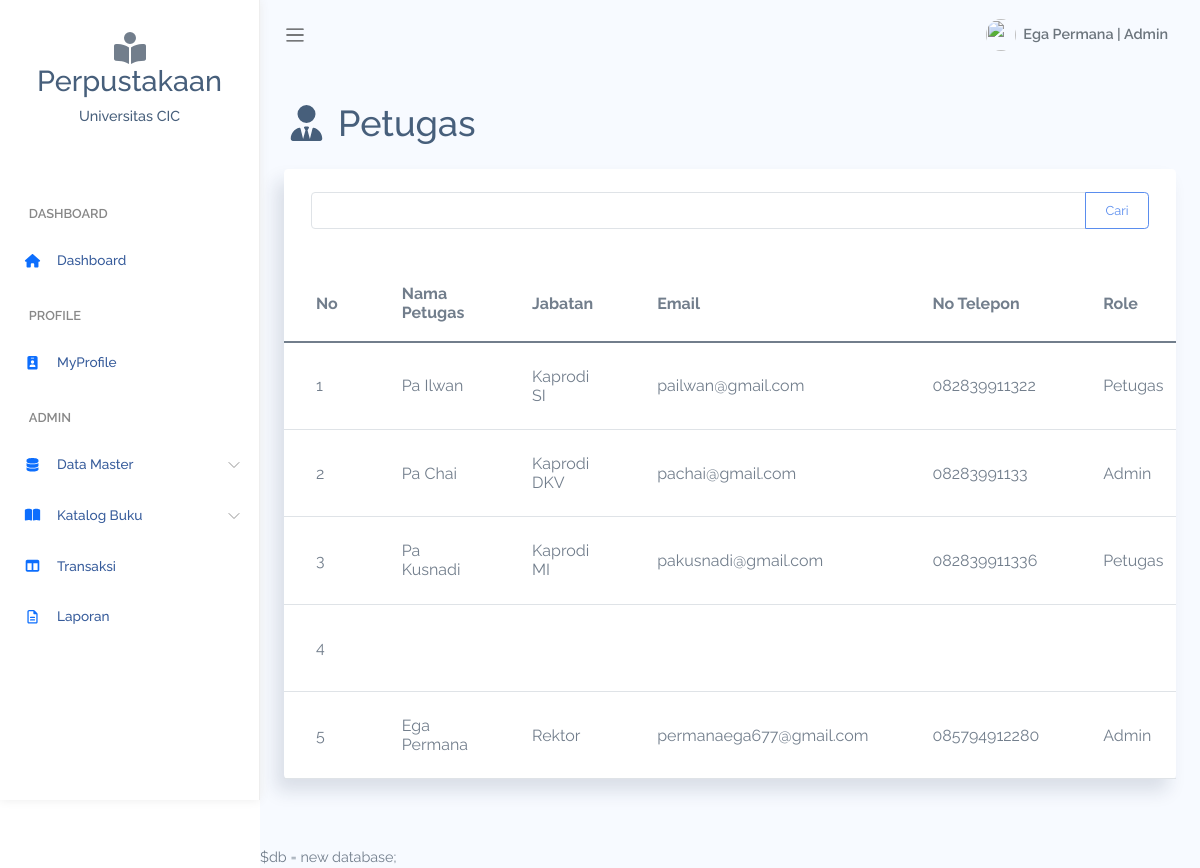
Page /Admin/dataPetugas.php (signed in) on the committed database.
### tables this page shows
CREATE TABLE `petugas` (
  `id_petugas` int(11) NOT NULL,
  `nama_petugas` varchar(50) NOT NULL,
  `password` varchar(333) NOT NULL,
  `jabatan_petugas` varchar(50) NOT NULL,
  `email` varchar(100) NOT NULL,
  `no_telp` varchar(50) NOT NULL,
  `role` varchar(50) NOT NULL,
  `foto` text NOT NULL
);

### database.php (called while the page is built, shortened)
<?php
class database
{
    private $host = "localhost";
    private $user = "root";
    private $pas = "";
    private $db = "perpustakaan";
    private $koneksi = "";
    public function __construct()
    {
        $this->koneksi = mysqli_connect($this->host, $this->user, $this->pas, $this->db);
    }
    public function dataPetugas()
    {
        if (isset($_POST['cari'])) {
            $cari = $_POST['cari'];
            $query = mysqli_query($this->koneksi, "SELECT * FROM petugas WHERE petugas.nama_petugas LIKE '%$cari%' OR petugas.role LIKE '%$cari%'");
            while ($row = mysqli_fetch_array($query)) {
                $data[] = $row;
            }
            return $data;
        } else {
            $query = mysqli_query($this->koneksi, "SELECT * FROM petugas");
            while ($row = mysqli_fetch_array($query)) {
                $data[] = $row;
            }
            return $data;
        }
    }
}

### Admin/dataPetugas.php (the view, shortened to what this page needs)
<?php
require_once '../database.php';
class menu
{
    function __construct()
    {
        require_once "menu.php";
    }
}
$db = new database;
$data = $db->dataPetugas();
?>
<!DOCTYPE html>
<html lang="en">
<head>
    <link rel="stylesheet" href="../assets/css/bootstrap.css">
    <link rel="stylesheet" href="../assets/vendors/chartjs/Chart.min.css">
    <link rel="stylesheet" href="../assets/vendors/perfect-scrollbar/perfect-scrollbar.css">
    <link rel="stylesheet" href="../assets/css/app.css">
</head>
<body>
    <div id="app">
        <div class="main-content container-fluid">
            <h1 class="mb-4">
                <i class="fa-solid fa-fw fa-user-tie"></i> Petugas
            </h1>
            <div class="row" id="table-hover">
                <div class="col-12">
                    <div class="card">
                        <div class="card-content">
                            <div class="card-body">
                                <div class="row">
                                    <div class="col-12">
                                        <form action="" method="post">
                                            <div class="input-group">
                                                <input type="text" name="cari" class="form-control" aria-label="Recipient's username" aria-describedby="button-addon2">
                                                <button class="btn btn-outline-primary btn-sm" type="submit" id="button-addon2">Cari</button>
                                            </div>
                                        </form>
                                    </div>
                                </div>
                            </div>
                            <div class="table-responsive">
                                <table class="table table-hover mb-0">
                                    <thead>
                                        <tr>
                                            <th>No</th>
                                            <th>Nama Petugas</th>
                                            <th>Jabatan</th>
                                            <th>Email</th>
                                            <th>No Telepon</th>
                                            <th>Role</th>
                                        </tr>
                                    </thead>
                                    <tbody>
                                        <?php
                                        $no = 1;
                                        foreach ($data as $row) :
                                        ?>
                                            <tr>
                                                <td><?= $no++; ?></td>
                                                <td><?= $row['nama_petugas']; ?></td>
                                                <td><?= $row['jabatan_petugas']; ?></td>
                                                <td><?= $row['email']; ?></td>
                                                <td><?= $row['no_telp']; ?></td>
                                                <td><?= $row['role']; ?></td>
                                            </tr>
                                        <?php endforeach; ?>
                                    </tbody>
                                </table>
                            </div>
                        </div>
                    </div>
                </div>
            </div>
        </div>
        <?php require_once 'formTambah.php'; ?>
    </div>
</body>
</html>

### assets/css/app.css (style rules this page uses)
* { font-family:Raleway }
#app { position:relative }
#main .main-content { padding:2rem 1.5rem }
a,button { outline:0 }
.card { box-shadow:-8px 12px 18px 0 rgba(25,42,70,.13);margin-bottom:2.2rem }
.card .card-content { position:relative }
.card .card-body { padding:1.4rem 1.7rem }
.dataTable-table td,.dataTable-table thead th,.table td,.table thead th { vertical-align:middle }
.dataTable-table thead th,.table thead th { border-bottom:2px solid #475f7b }

### rows in the picture
petugas: nama_petugas "Pa Ilwan", jabatan_petugas "Kaprodi SI", email "pailwan@gmail.com", no_telp "082839911322", role "Petugas"
petugas: nama_petugas "Pa Chai", jabatan_petugas "Kaprodi DKV", email "pachai@gmail.com", no_telp "08283991133", role "Admin"
petugas: nama_petugas "Pa Kusnadi", jabatan_petugas "Kaprodi MI", email "pakusnadi@gmail.com", no_telp "082839911336", role "Petugas"
petugas: nama_petugas "Ega Permana", jabatan_petugas "Rektor", email "permanaega677@gmail.com", no_telp "085794912280", role "Admin"

### other values in the picture
$_SESSION['role'] "ADMIN"
$_SESSION['nama'] "Ega Permana"
$_SESSION['role'] "Admin"
